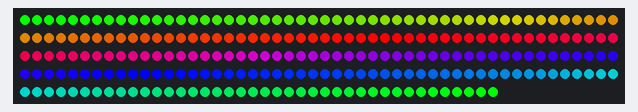
Bench run of a sketch on a simulated Arduino Uno, built with avr-gcc and run on an emulated ATmega328P. Shown: 240 RGB LEDs in strip order, left to right, continuing on the next row.

Above: at 0.19 s.
At 4.24 s:
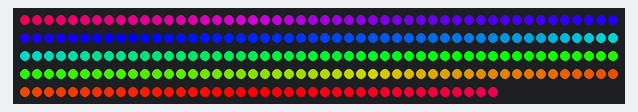
At 8.63 s:
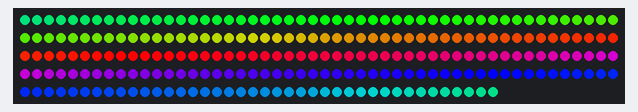
At 18.75 s:
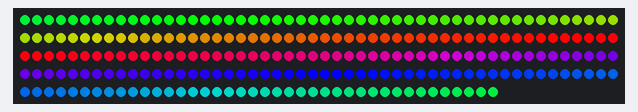
At 29.55 s:
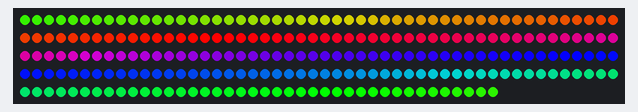
At 39.67 s:
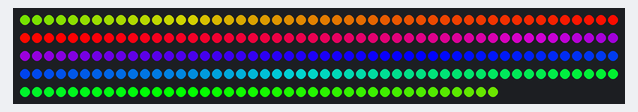

The sketch:

neopixel.ino
```cpp
#include <Adafruit_NeoPixel.h>

#define PIN 13

// Parameter 1 = number of pixels in strip
// Parameter 2 = pin number (most are valid)
// Parameter 3 = pixel type flags, add together as needed:
//   NEO_RGB     Pixels are wired for RGB bitstream
//   NEO_GRB     Pixels are wired for GRB bitstream
//   NEO_KHZ400  400 KHz bitstream (e.g. FLORA pixels)
//   NEO_KHZ800  800 KHz bitstream (e.g. High Density LED strip)
Adafruit_NeoPixel strip = Adafruit_NeoPixel(240, PIN, NEO_GRB + NEO_KHZ800);

void setup() {
  strip.begin();
  strip.show(); // Initialize all pixels to 'off'
}

void loop() {
  // Some example procedures showing how to display to the pixels:
  //colorWipe(strip.Color(255, 0, 0), 50); // Red
  //colorWipe(strip.Color(0, 255, 0), 50); // Green
  //colorWipe(strip.Color(0, 0, 255), 50); // Blue
  //colorWipe(strip.Color(255, 255, 255), 50); // White
  //rainbow(20);
  rainbowCycle(20);
  //chase(strip.Color(255,255,0), 50);
  //kit(strip.Color(255,0,0), 20);
  //kColorWipe(5, strip.Color(0, 255, 0), 50); // Green
  //kColorWipe(5, strip.Color(0, 0, 255), 50); // Blue
}

void kit(uint32_t c, uint8_t wait) {
  for(uint16_t i=0; i<strip.numPixels(); i++) {
      strip.setPixelColor(i, c);
      if (i > 0) {
        strip.setPixelColor(i-1, strip.Color(0, 0, 0));
      }
      strip.show();
      delay(wait);
  }
  for(uint16_t i=strip.numPixels() - 1; i > 0; i--) {
      strip.setPixelColor(i, c);
      if (i < strip.numPixels() - 1) {
        strip.setPixelColor(i+1, strip.Color(0, 0, 0));
      }
      strip.show();
      delay(wait);
  }
}

void chase(uint32_t c, uint8_t wait) {
  for(uint16_t i=0; i<strip.numPixels(); i++) {
      strip.setPixelColor(i, c);
      if (i) strip.setPixelColor(i-1, strip.Color(0, 0, 0));
      strip.show();
      delay(wait);
  }
}

// Fill every kth dots one after the other with a color
void kColorWipe(uint8_t k, uint32_t c, uint8_t wait) {
  for(uint16_t i=0; i<strip.numPixels(); i+=k) {
      strip.setPixelColor(i, c);
      strip.show();
      delay(wait);
  }
}


// Fill the dots one after the other with a color
void colorWipe(uint32_t c, uint8_t wait) {
  for(uint16_t i=0; i<strip.numPixels(); i++) {
      strip.setPixelColor(i, c);
      strip.show();
      delay(wait);
  }
}

void rainbow(uint8_t wait) {
  uint16_t i, j;

  for(j=0; j<256; j++) {
    for(i=0; i<strip.numPixels(); i++) {
      strip.setPixelColor(i, Wheel((i+j) & 255));
    }
    strip.show();
    delay(wait);
  }
}

// Slightly different, this makes the rainbow equally distributed throughout
void rainbowCycle(uint8_t wait) {
  uint16_t i, j;

  for(j=0; j<256*5; j++) { // 5 cycles of all colors on wheel
    for(i=0; i< strip.numPixels(); i++) {
      strip.setPixelColor(i, Wheel(((i * 256 / strip.numPixels()) + j) & 255));
    }
    strip.show();
    delay(wait);
  }
}

// Input a value 0 to 255 to get a color value.
// The colours are a transition r - g - b - back to r.
uint32_t Wheel(byte WheelPos) {
  if(WheelPos < 85) {
   return strip.Color(WheelPos * 3, 255 - WheelPos * 3, 0);
  } else if(WheelPos < 170) {
   WheelPos -= 85;
   return strip.Color(255 - WheelPos * 3, 0, WheelPos * 3);
  } else {
   WheelPos -= 170;
   return strip.Color(0, WheelPos * 3, 255 - WheelPos * 3);
  }
}
```
